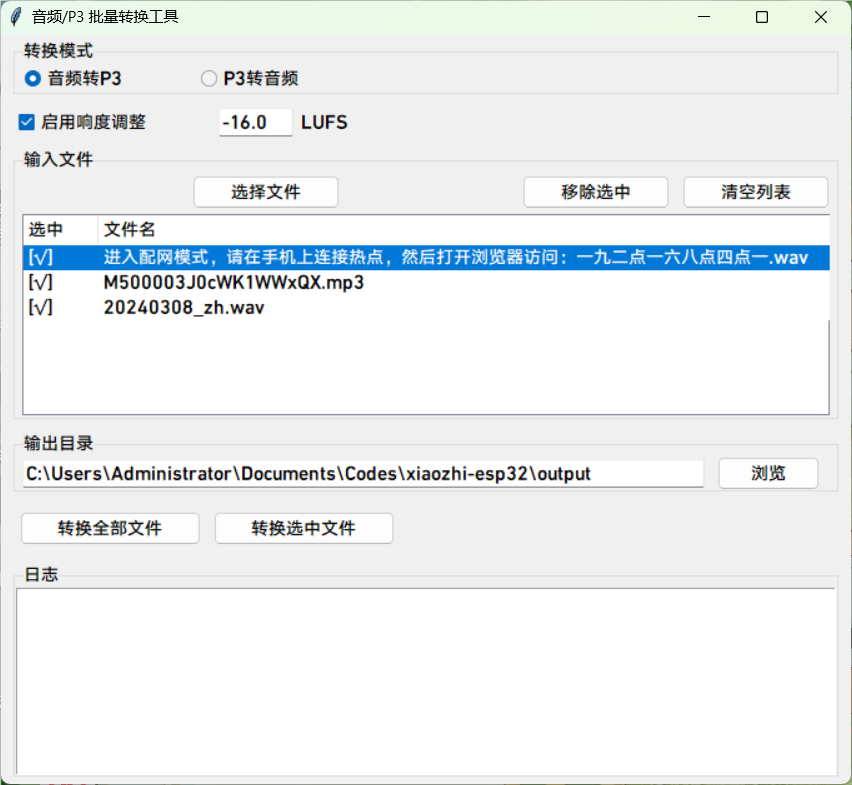
#> input picture esp32/scripts/p3_tools/img/img.png, 852 x 785 px
$ python gif2rgb565_lz4.py ../../../../../scripts/p3_tools/img/img.png
#> lines starting #> are read from the running program, lines starting #| are printed output that depends on the picture
#!/usr/bin/env python3
# gif2rgb565_lz4.py  —— 带 16 字节 meta 头
import lz4.block
import struct
import argparse
from pathlib import Path
from PIL import Image

def get_gif_fps(gif_path: Path) -> float:
    """从 GIF 文件中读取实际的 FPS"""
    with Image.open(gif_path) as im:
        # 获取第一帧的延迟时间（单位：毫秒）
#> im is the input picture: PIL image 852x785 RGBA; mean R, G, B, A 235.1, 238.7, 240.3, 254.7
        try:
            delay_ms = im.info.get('duration', 100)  # 默认 100ms
#> delay_ms = 100
        except:
            delay_ms = 100

        # 如果延迟时间为0，使用默认值
        if delay_ms <= 0:
            delay_ms = 100

        # 计算 FPS
        fps = 1000.0 / delay_ms
#> fps = 10
        return fps

def gif_to_lz4(gif_path: Path, fps: float | None = None, out_dir: Path | None = None) -> Path:
    """把 GIF 逐帧解码成 RGB565 → LZ4 压缩 → 单文件输出（带 GIFL 头）"""
    if out_dir is None:
        out_dir = gif_path.parent
    out_file = out_dir / (gif_path.stem + '.lz4')

    # 如果没有提供 FPS，则从 GIF 读取
    if fps is None:
        fps = get_gif_fps(gif_path)
#> fps = 10

    # 确保 FPS 是整数（如果需要）
    fps_int = int(round(fps))
#> fps_int = 10

    frames = []
    frame_delays = []  # 存储每帧的延迟时间

    with Image.open(gif_path) as im:
        w, h = im.size          # 取宽高
#> w = 852; h = 785
        for idx in range(im.n_frames):
            im.seek(idx)

            # 获取当前帧的延迟时间
            try:
                delay_ms = im.info.get('duration', 100)
                if delay_ms <= 0:
                    delay_ms = 100
                frame_delays.append(delay_ms)
            except:
                frame_delays.append(100)

            rgb = im.convert('RGB')
            r, g, b = rgb.split()
            r = Image.eval(r, lambda x: x >> 3)
            g = Image.eval(g, lambda x: x >> 2)
            b = Image.eval(b, lambda x: x >> 3)

            rgb565 = bytearray()
            for px in rgb.getdata():        # px = (R, G, B)
                ri = px[0] >> 3
                gi = px[1] >> 2
                bi = px[2] >> 3
                rgb565.extend(struct.pack('<H', (ri << 11) | (gi << 5) | bi))

            comp = lz4.block.compress(
                rgb565,
                compression=0,  # 快速压缩
                store_size=False  # 不在数据中存储原始大小
            )
            print(f'comp_len={len(comp)} rgb565_len={len(rgb565)}')
            frames.append(comp)
#> this loop made 1 pass
#> pass 1, in gif_to_lz4, `r, g, b = rgb.split()`:
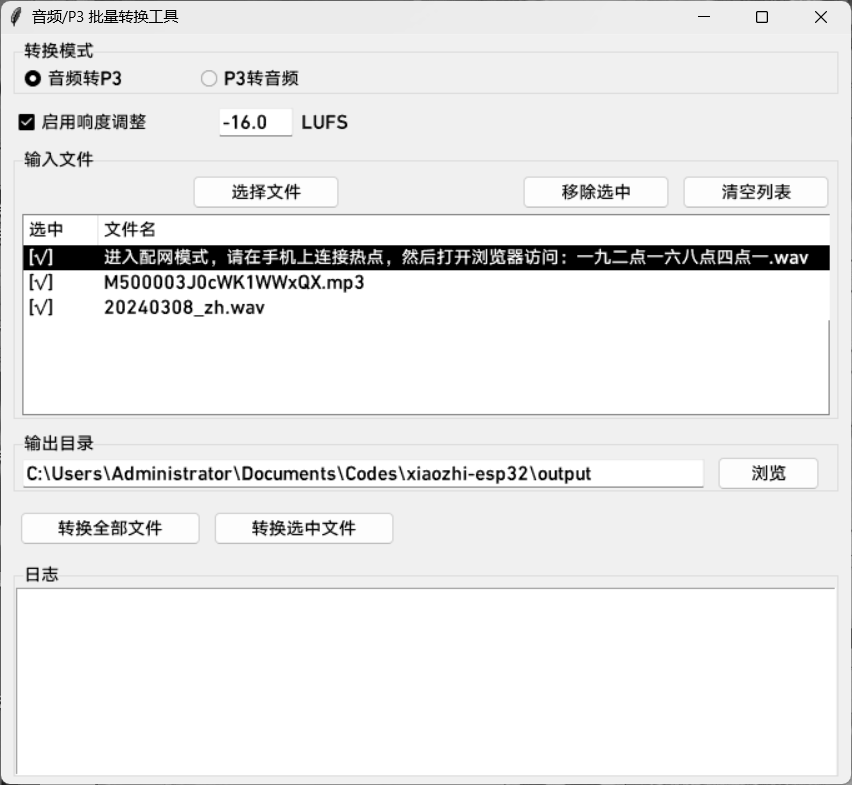
#> r: PIL image 852x785 L; min 0, max 255, mean 235.1
#> pass 1, in gif_to_lz4, `r, g, b = rgb.split()`:
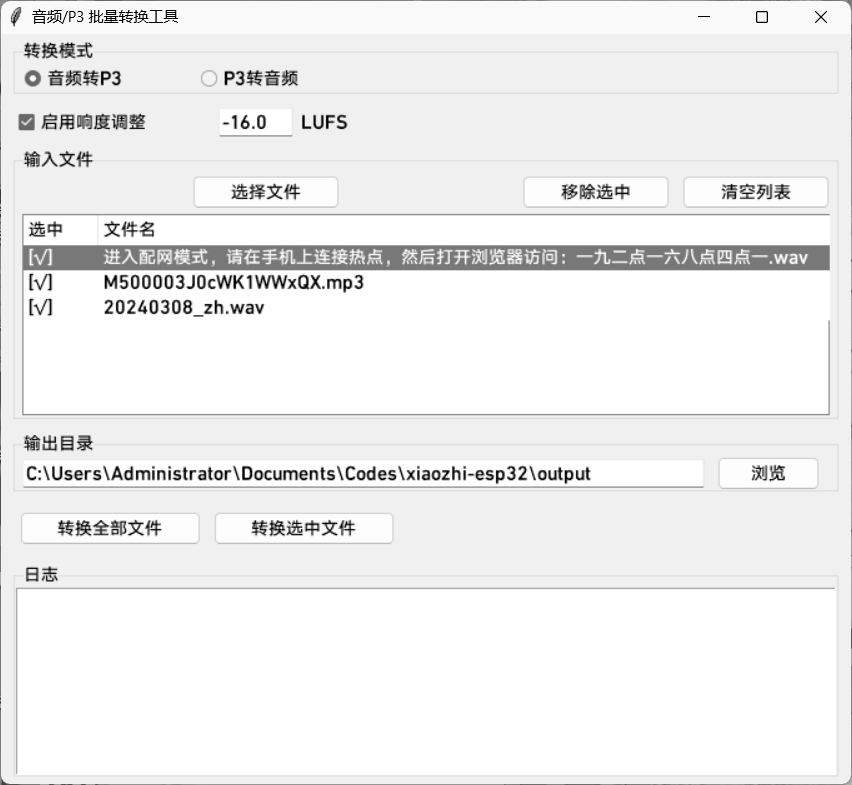
#> g: PIL image 852x785 L; min 0, max 255, mean 238.7
#> pass 1, in gif_to_lz4, `r, g, b = rgb.split()`:
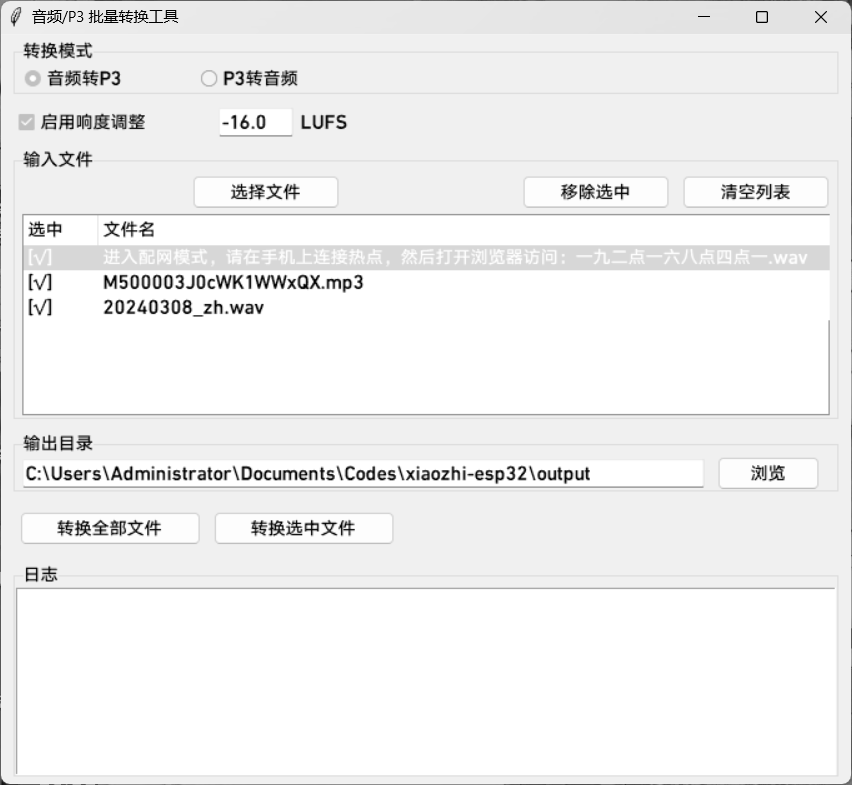
#> b: PIL image 852x785 L; min 0, max 255, mean 240.3
#> after the loop, frame_delays = [100]; frames = []

    # 写文件：16 字节头 + 帧长度表 + 帧数据
    with open(out_file, 'wb') as f:
        # 1. meta 头
        hdr = struct.pack('<4sHHBBHI', b'GIFL', w, h, fps_int, 0, len(frames), 16)
        f.write(hdr)
        # 2. 每帧长度(uint32) + 数据
        for data in frames:
            print(f'len={len(data)}')
            f.write(struct.pack('<I', len(data)))
            f.write(data)

    print(f'[OK] {gif_path} -> {out_file}  {w}x{h}  {len(frames)} frames  {fps:.2f} fps (from GIF)')
    return out_file


def main():
    parser = argparse.ArgumentParser(description='Batch convert GIF to RGB565+LZ4')
    parser.add_argument('path', nargs='*', help='GIF files or folders')
    parser.add_argument('-o', '--output', type=Path, help='output folder')
    parser.add_argument('-f', '--fps', type=float, help='target fps (overrides GIF fps)')
    args = parser.parse_args()

    gif_list = []
    for p in args.path:
        path = Path(p)
        if path.is_dir():
            gif_list.extend(path.glob('*.gif'))
        else:
            gif_list.append(path)
    if not gif_list:
        parser.error('No GIF files found')

    for g in gif_list:
        gif_to_lz4(g, args.fps, args.output)
#> (the call stopped at in gif_to_lz4, `comp = lz4.block.compress( rgb565, compression=0,`: lz4 is not available in this run)


if __name__ == '__main__':
    main()
